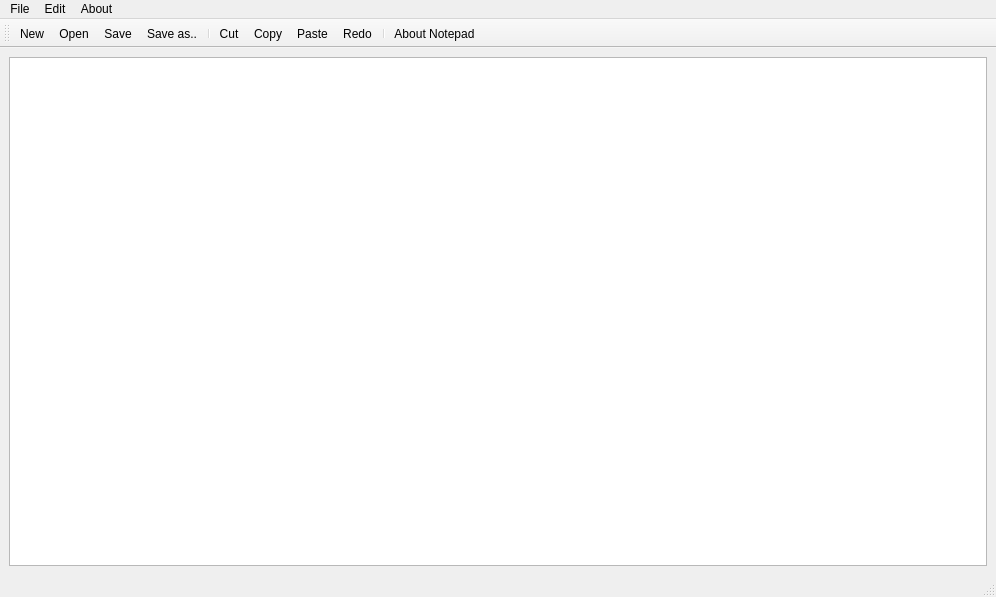
<?xml version="1.0" encoding="UTF-8"?>
<ui version="4.0">
 <class>MainWindow</class>
 <widget class="QMainWindow" name="MainWindow">
  <property name="geometry">
   <rect>
    <x>0</x>
    <y>0</y>
    <width>996</width>
    <height>597</height>
   </rect>
  </property>
  <property name="windowTitle">
   <string>MainWindow</string>
  </property>
  <widget class="QWidget" name="centralwidget">
   <layout class="QVBoxLayout" name="verticalLayout">
    <item>
     <widget class="QTextEdit" name="textEdit"/>
    </item>
   </layout>
  </widget>
  <widget class="QMenuBar" name="menubar">
   <property name="geometry">
    <rect>
     <x>0</x>
     <y>0</y>
     <width>996</width>
     <height>22</height>
    </rect>
   </property>
   <widget class="QMenu" name="menuFile">
    <property name="title">
     <string>File</string>
    </property>
    <addaction name="actionNew"/>
    <addaction name="actionOpen"/>
    <addaction name="actionSave"/>
    <addaction name="actionSave_as"/>
   </widget>
   <widget class="QMenu" name="menuEdit">
    <property name="title">
     <string>Edit</string>
    </property>
    <addaction name="actionCut"/>
    <addaction name="actionCopy"/>
    <addaction name="actionPaste"/>
    <addaction name="separator"/>
    <addaction name="actionRedo"/>
    <addaction name="actionUndo"/>
   </widget>
   <widget class="QMenu" name="menuAbout">
    <property name="title">
     <string>About</string>
    </property>
    <addaction name="actionAbout_Notepad"/>
   </widget>
   <addaction name="menuFile"/>
   <addaction name="menuEdit"/>
   <addaction name="menuAbout"/>
  </widget>
  <widget class="QStatusBar" name="statusbar"/>
  <widget class="QToolBar" name="toolBar">
   <property name="windowTitle">
    <string>toolBar</string>
   </property>
   <attribute name="toolBarArea">
    <enum>TopToolBarArea</enum>
   </attribute>
   <attribute name="toolBarBreak">
    <bool>false</bool>
   </attribute>
   <addaction name="actionNew"/>
   <addaction name="actionOpen"/>
   <addaction name="actionSave"/>
   <addaction name="actionSave_as"/>
   <addaction name="separator"/>
   <addaction name="actionCut"/>
   <addaction name="actionCopy"/>
   <addaction name="actionPaste"/>
   <addaction name="actionRedo"/>
   <addaction name="separator"/>
   <addaction name="actionAbout_Notepad"/>
  </widget>
  <action name="actionNew">
   <property name="icon">
    <iconset resource="Resources.qrc">
     <normaloff>:/rec/img/folder.png</normaloff>:/rec/img/folder.png</iconset>
   </property>
   <property name="text">
    <string>New</string>
   </property>
  </action>
  <action name="actionOpen">
   <property name="icon">
    <iconset resource="Resources.qrc">
     <normaloff>:/rec/img/folder.png</normaloff>:/rec/img/folder.png</iconset>
   </property>
   <property name="text">
    <string>Open</string>
   </property>
  </action>
  <action name="actionSave">
   <property name="icon">
    <iconset resource="Resources.qrc">
     <normaloff>:/rec/img/folder.png</normaloff>:/rec/img/folder.png</iconset>
   </property>
   <property name="text">
    <string>Save</string>
   </property>
  </action>
  <action name="actionSave_as">
   <property name="icon">
    <iconset resource="Resources.qrc">
     <normaloff>:/rec/img/folder.png</normaloff>:/rec/img/folder.png</iconset>
   </property>
   <property name="text">
    <string>Save as..</string>
   </property>
  </action>
  <action name="actionCut">
   <property name="icon">
    <iconset resource="Resources.qrc">
     <normaloff>:/rec/img/scissors.png</normaloff>:/rec/img/scissors.png</iconset>
   </property>
   <property name="text">
    <string>Cut</string>
   </property>
  </action>
  <action name="actionCopy">
   <property name="icon">
    <iconset resource="Resources.qrc">
     <normaloff>:/rec/img/copy.png</normaloff>:/rec/img/copy.png</iconset>
   </property>
   <property name="text">
    <string>Copy</string>
   </property>
  </action>
  <action name="actionPaste">
   <property name="icon">
    <iconset resource="Resources.qrc">
     <normaloff>:/rec/img/paste.png</normaloff>:/rec/img/paste.png</iconset>
   </property>
   <property name="text">
    <string>Paste</string>
   </property>
  </action>
  <action name="actionRedo">
   <property name="icon">
    <iconset resource="Resources.qrc">
     <normaloff>:/rec/img/folder.png</normaloff>:/rec/img/folder.png</iconset>
   </property>
   <property name="text">
    <string>Redo</string>
   </property>
  </action>
  <action name="actionAbout_Notepad">
   <property name="icon">
    <iconset resource="Resources.qrc">
     <normaloff>:/rec/img/info.png</normaloff>:/rec/img/info.png</iconset>
   </property>
   <property name="text">
    <string>About Notepad</string>
   </property>
  </action>
  <action name="actionUndo">
   <property name="text">
    <string>Undo</string>
   </property>
  </action>
 </widget>
 <resources>
  <include location="Resources.qrc"/>
 </resources>
 <connections/>
</ui>
